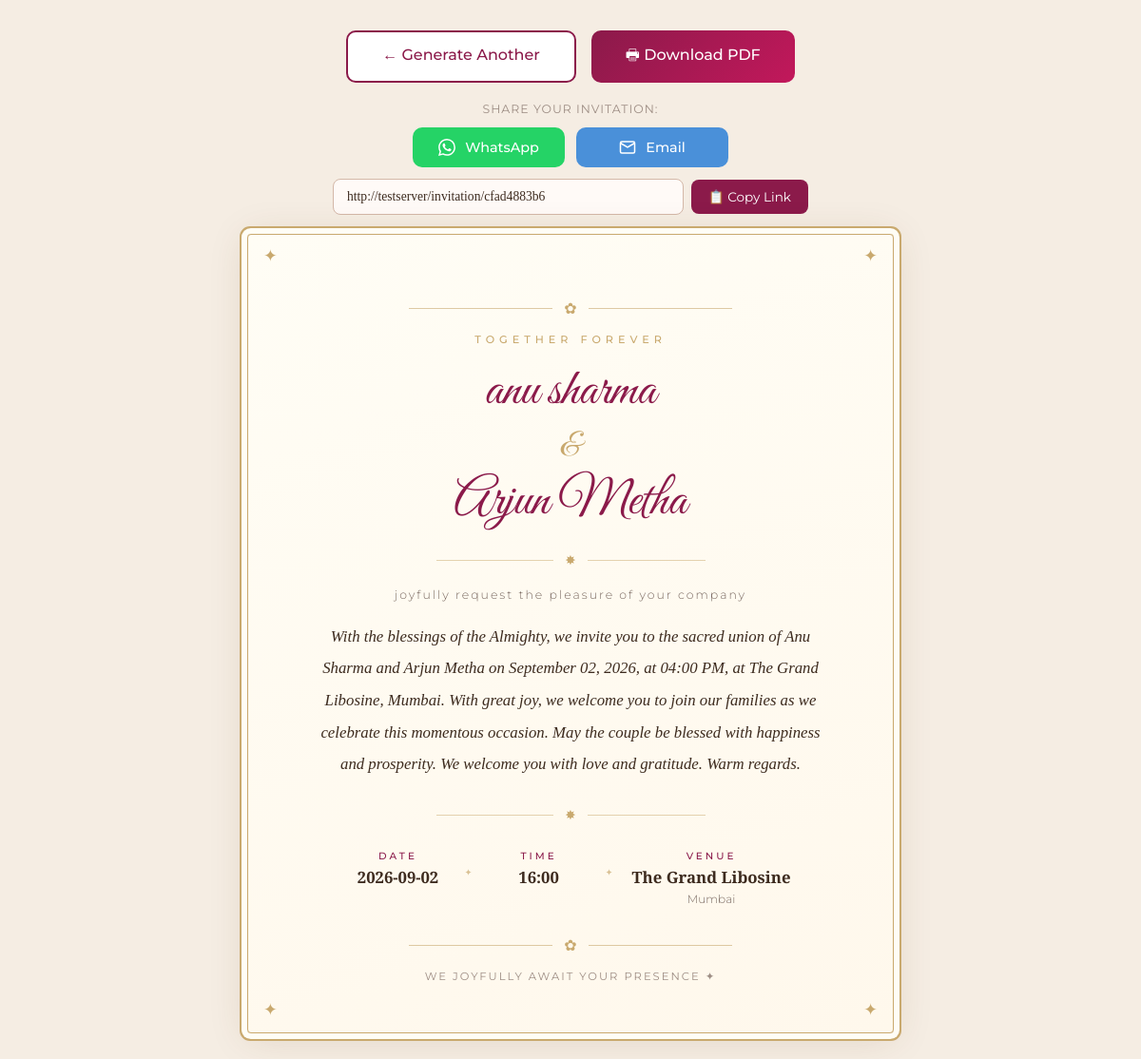
The page /invitation/cfad4883b6 on the database its author committed.
### app.py (models this page shows)
class Invitation(db.Model):
    id              = db.Column(db.Integer, primary_key=True)
    share_id        = db.Column(db.String(12), unique=True, nullable=False)
    bride_name      = db.Column(db.String(100))
    groom_name      = db.Column(db.String(100))
    wedding_date    = db.Column(db.String(20))
    ceremony_time   = db.Column(db.String(10))
    venue_name      = db.Column(db.String(200))
    venue_city      = db.Column(db.String(100))
    style           = db.Column(db.String(20))
    card_design     = db.Column(db.String(30))
    guest_priority  = db.Column(db.String(20))
    special_msg     = db.Column(db.Text)
    invitation_text = db.Column(db.Text)
    ceremonies_json = db.Column(db.Text)       # stored as JSON string
    created_at      = db.Column(db.DateTime, default=datetime.utcnow)

### app.py (the view)
@app.route("/invitation/<share_id>")
def view_invitation(share_id):
    inv = Invitation.query.filter_by(share_id=share_id).first()
    if not inv:
        abort(404)
    details    = invitation_to_details(inv)
    share_link = request.url
    whatsapp_url, email_url = build_share_urls(inv, share_link)
    template = get_card_template(details.get("card_design", "royal_gold"))
    return render_template(
        template,
        details=details,
        invitation_text=inv.invitation_text,
        ai_error=None,
        share_link=share_link,
        whatsapp_url=whatsapp_url,
        email_url=email_url
    )

### app.py (called while the page is built)
def get_card_template(card_design):
    return CARD_TEMPLATES.get(card_design, "invitation.html")

def build_share_urls(inv, share_link):
    bride = inv.bride_name
    groom = inv.groom_name
    date  = inv.wedding_date
    venue = inv.venue_name
    city  = inv.venue_city
    share_text = (
        f"You're invited! {bride} & {groom} are getting married!\n"
        f"Date: {date}\n"
        f"Venue: {venue}, {city}\n\n"
        f"View the full invitation card here:\n{share_link}"
    )
    whatsapp_url = (
        f"https://wa.me/?text={urllib.parse.quote(share_text)}"
    )
    email_subject = f"Wedding Invitation — {bride} & {groom}"
    email_url = (
        f"mailto:?subject={urllib.parse.quote(email_subject)}"
        f"&body={urllib.parse.quote(share_text)}"
    )
    return whatsapp_url, email_url

### templates/invitation.html (shortened to what this page needs)
<!DOCTYPE html>
<html lang="en">
<head>
    <link rel="stylesheet" href="{{ url_for('static', filename='css/style.css') }}">
    <link rel="stylesheet" href="{{ url_for('static', filename='css/invitation.css') }}">
</head>
<body class="invitation-page">
<div class="inv-page-wrapper">
  {% if ai_error %}
  <div class="container">
    <div class="error-box">
      <p><strong>AI generation failed.</strong></p>
      <p style="font-size:0.9rem;margin-top:6px;">{{ ai_error }}</p>
    </div>
    <div style="text-align:center;margin-top:20px;">
      <a href="/" class="back-btn">&#8592; Try Again</a>
    </div>
  </div>
  {% else %}
  <div class="inv-top-actions">
    <a href="/" class="inv-btn-secondary">&#8592; Generate Another</a>
    <button onclick="downloadAsPDF()" class="inv-btn-primary">&#128438; Download PDF</button>
  </div>
  <div class="inv-share-row">
    <p class="share-label">Share your invitation:</p>
    <div class="share-buttons">
      <a href="{{ whatsapp_url }}" target="_blank" class="share-btn whatsapp-btn">
        WhatsApp
      </a>
      <a href="{{ email_url }}" class="share-btn email-btn">
        <svg width="18" height="18" viewBox="0 0 24 24" fill="none"
             stroke="currentColor" stroke-width="2">
          <path d="M4 4h16c1.1 0 2 .9 2 2v12c0 1.1-.9 2-2 2H4c-1.1 0-2-.9-2-2V6c0-1.1.9-2 2-2z"/>
          <polyline points="22,6 12,12 2,6"/>
        </svg>
        Email
      </a>
    </div>
    {% if share_link %}
    <div class="share-link-box">
      <input type="text" value="{{ share_link }}" id="share-link-input" readonly>
      <button onclick="copyLink()" class="copy-btn" id="copy-btn">&#128203; Copy Link</button>
    </div>
    {% endif %}
  </div>
  <div class="inv-card design-{{ details.card_design | default('royal_gold') | replace('_','-') }}">
    <div class="corner corner-tl">&#10022;</div>
    <div class="corner corner-tr">&#10022;</div>
    <div class="corner corner-bl">&#10022;</div>
    <div class="corner corner-br">&#10022;</div>
    <div class="inv-header-decor">
      <span class="decor-line"></span>
      <span class="decor-icon">&#10047;</span>
      <span class="decor-line"></span>
    </div>
    <p class="inv-together">Together Forever</p>
    <h1 class="inv-couple-names">
      {{ details.bride_name }}
      <span class="inv-ampersand">&amp;</span>
      {{ details.groom_name }}
    </h1>
    <div class="inv-divider">
      <span class="div-line"></span>
      <span class="div-flower">&#10040;</span>
      <span class="div-line"></span>
    </div>
    <p class="inv-request">joyfully request the pleasure of your company</p>
    <div class="inv-body-text">{{ invitation_text }}</div>
    <div class="inv-divider" style="margin:28px auto;">
      <span class="div-line"></span>
      <span class="div-flower">&#10040;</span>
      <span class="div-line"></span>
    </div>
    <div class="inv-details-grid">
      <div class="inv-detail-item">
        <span class="inv-detail-label">Date</span>
        <span class="inv-detail-value">{{ details.wedding_date }}</span>
      </div>
      {% if details.ceremony_time %}
      <div class="inv-detail-divider">&#10022;</div>
      <div class="inv-detail-item">
        <span class="inv-detail-label">Time</span>
        <span class="inv-detail-value">{{ details.ceremony_time }}</span>
      </div>
      {% endif %}
      <div class="inv-detail-divider">&#10022;</div>
      <div class="inv-detail-item">
        <span class="inv-detail-label">Venue</span>
        <span class="inv-detail-value">{{ details.venue_name }}</span>
        <span class="inv-detail-sub">{{ details.venue_city }}</span>
      </div>
    </div>
    <div class="inv-header-decor" style="margin-top:32px;">
      <span class="decor-line"></span>
      <span class="decor-icon">&#10047;</span>
      <span class="decor-line"></span>
    </div>
    <p class="inv-rsvp">We joyfully await your presence &#10022;</p>
  </div>
  {% endif %}
</div>
</body>
</html>

### static/css/style.css (style rules this page uses)
* { margin:0; padding:0; box-sizing:border-box; }
body { font-family: Georgia, serif; background:#fdf6f0; color:#3d2b1f; min-height:100vh; }
h1 { font-size:2.2rem; color:#8b1a4a; margin-bottom:10px; }
input[type=text], input[type=date], input[type=time], textarea { width:100%; padding:10px 14px; border:1.5px solid #d4b8a8; border-radius:8px; font-size:0.95rem; font-family:inherit; background:#fffaf7; color:#3d2b1f; transition:border-color 0.2s; outline:none; }

### rows shown on the page
Invitation: bride_name "anu sharma", groom_name "Arjun Metha", invitation_text "With the blessings of the Almighty, we invite you to the sacred union of Anu Sharma and Arjun Metha on September 02, 2026, at 04:00 PM, at The Grand Libosine, Mumbai. With great joy, we welcome you to join our families as we celebrate this momentous occasion. May the couple be blessed with happiness and prosperity. We welcome you with love and gratitude. Warm regards.", wedding_date "2026-09-02", ceremony_time "16:00", venue_name "The Grand Libosine", venue_city "Mumbai"
